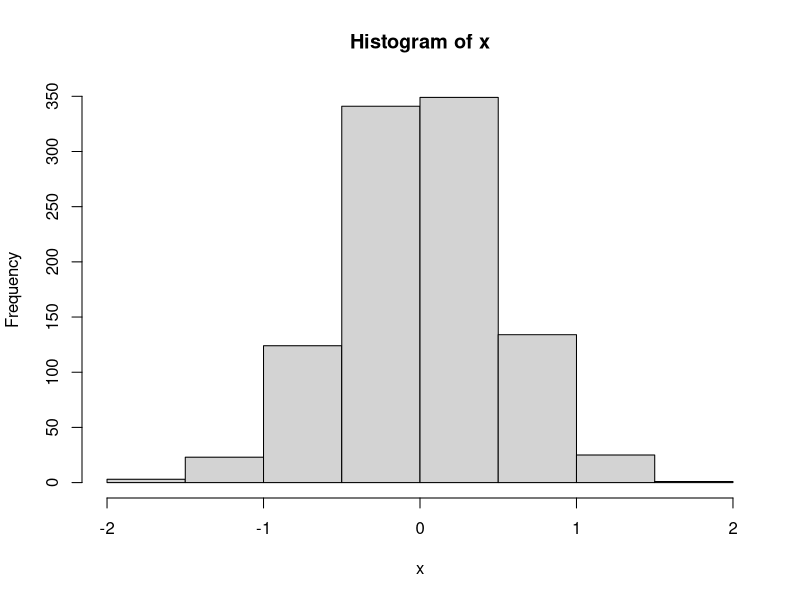
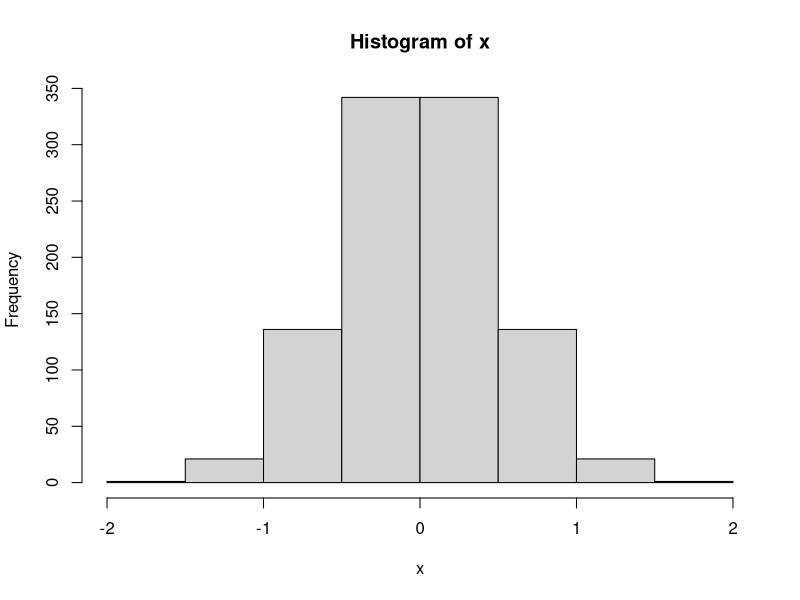
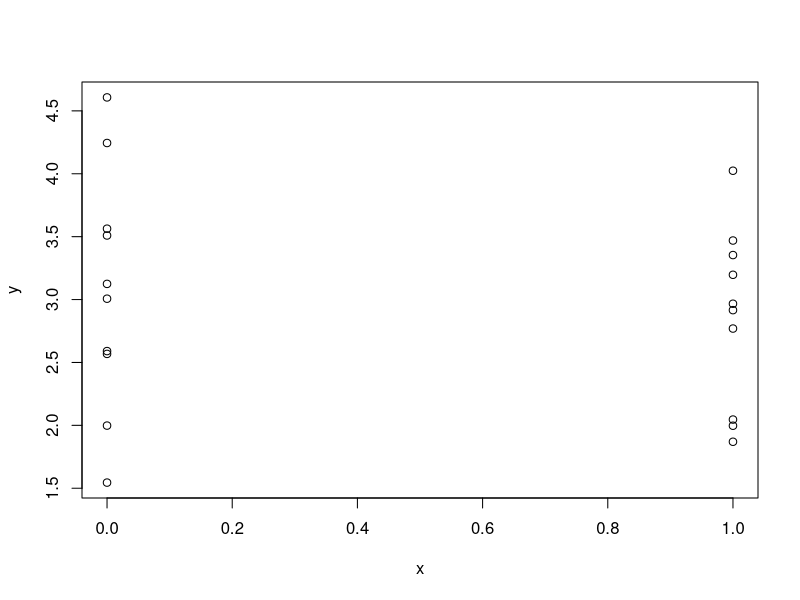
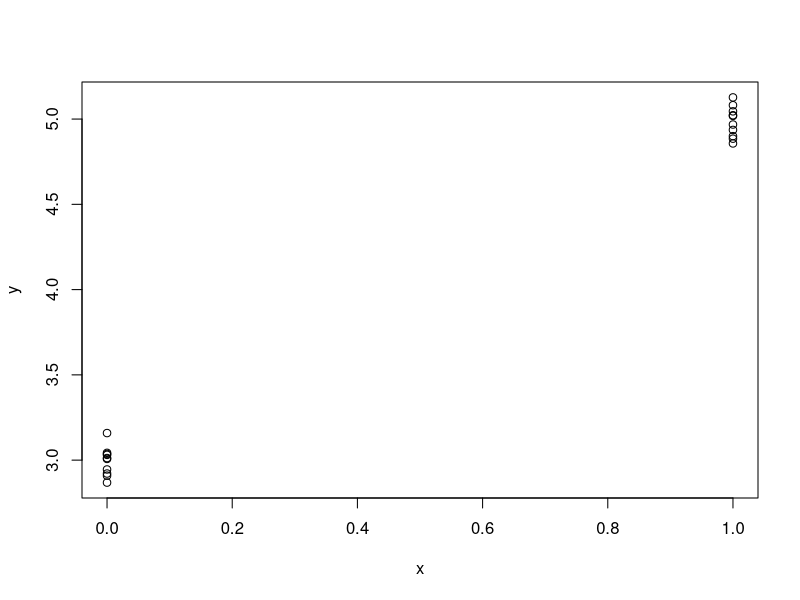
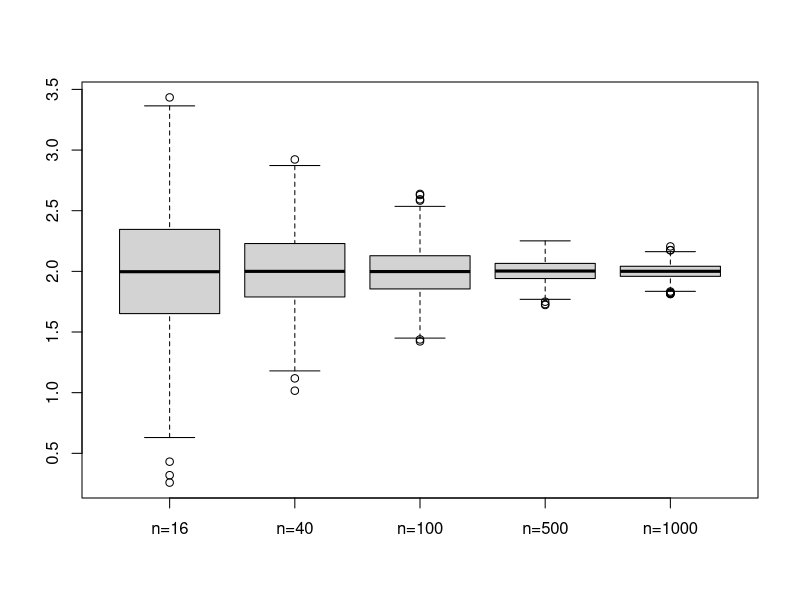
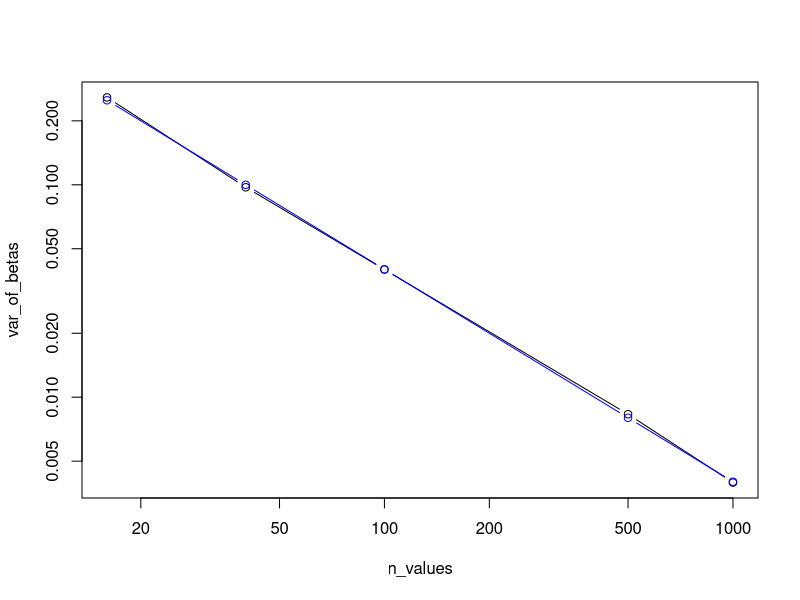
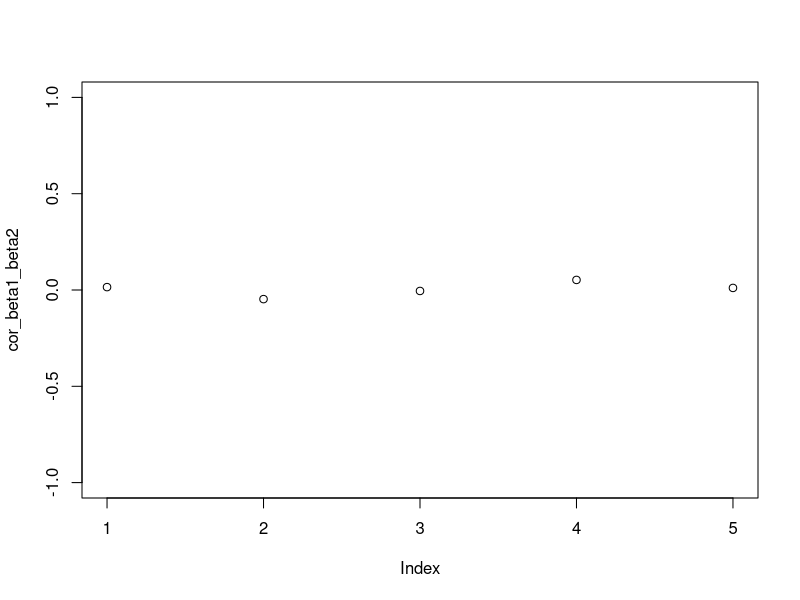
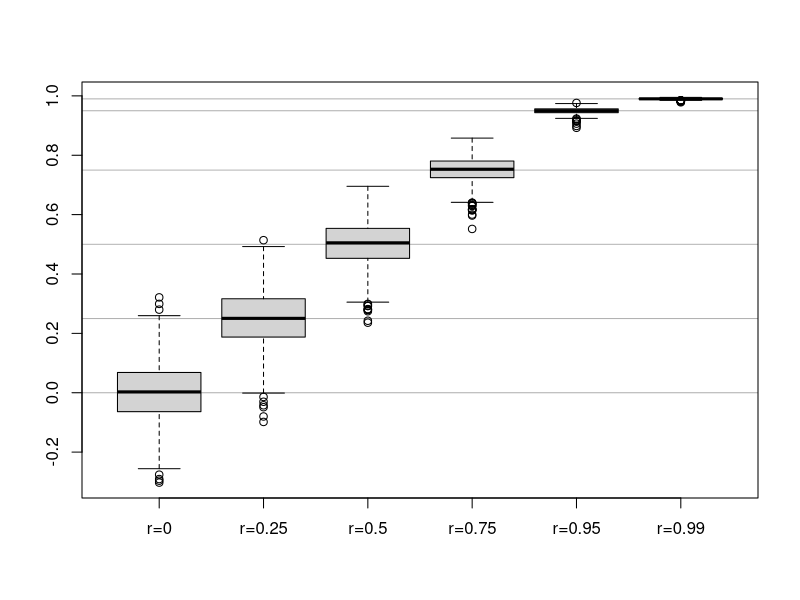

Generate these figures, in order, with R:
## ---- chunk 1
#| label: initialize
#| echo: FALSE
knitr::opts_chunk$set(echo = TRUE, fig.width=7, fig.height=5) 
## ---- chunk 2
set.seed(5)
n <- 1000
x <- rnorm(n, sd=0.5)
head(x)
hist(x)
var(x)
x <- qnorm(p=1:n/(n+1), sd=0.5)
head(x)
hist(x)
var(x)
x <- rep(0:1, length.out=n)
head(x)
var(x)
## ---- chunk 3
n <- 20
extra_sd <- 1
extra <- rnorm(n, sd=extra_sd)
a <- 3
x <- rep(0:1, each=n/2)
b <- 0
y <- a + b * x + extra
plot(x, y)
extra_sd <- 0.1
extra <- rnorm(n, sd=extra_sd)
b <- 2
y <- a + b * x + extra
plot(x, y)
## ---- chunk 4
x1 <- rnorm(n, sd=0.5)
x2 <- rnorm(n, sd=0.5)
X <- cbind(x1, x2)
extra_sd <- 1
extra <- rnorm(n, sd = extra_sd)
a <- 3
b <- c(2, 1)
y <- a + X %*% b + extra
# simpler, and equivalent:
X <- cbind(intercept=rep(1,n), x1, x2)
b <- c(3, 2, 1)
y <- X %*% b + extra 
## ---- chunk 5
set.seed(5)
# define a function to get estimates of beta:
simulate_estimating_betas <- \(n, nreps) {
  x1 <- rep(0:1, each=n/2)
  x2 <- rep(0:1, times=n/2)
  X <- cbind(intercept=rep(1,n), x1, x2)
  b <- c(3, 2, 1)
  extra_sd <- 1
  # precomputed objects:
  X_times_b <- X %*% b
  Xt_X_inv_Xt <- solve(t(X) %*% X) %*% t(X)
  replicate(nreps, {
    extra <- rnorm(n, sd = extra_sd)
    y <- X_times_b + extra
    b_hat <- Xt_X_inv_Xt %*% y
    as.vector(b_hat)
  })
}
## ---- chunk 6
set.seed(5)
n_values <- c(16, 40, 100, 500, 1000)
nreps <- 1000
est_betas <- lapply(
  n_values,
  simulate_estimating_betas,
  nreps=nreps
)
## ---- chunk 7
est_beta1 <- lapply(est_betas, \(b) b[2,])
names(est_beta1) <- paste0("n=", n_values)
boxplot(est_beta1)
## ---- chunk 8
(var_of_betas <- sapply(est_beta1, var))
plot(n_values, var_of_betas, type="b", log="xy")
# theoretical variance:
points(n_values, 4/n_values, type="b", col="blue")
## ---- chunk 9
cor_beta1_beta2 <- sapply(est_betas, \(b) cor(t(b))[2,3])
plot(cor_beta1_beta2, ylim=c(-1,1))
## ---- chunk 10
library(mvtnorm)
simulate_estimating_betas_corX <- \(rho, nreps, n = 100) {
  replicate(nreps, {
    X <- rmvnorm(n, 
      mean = c(0,0),
      sigma = cbind(c(1,rho),c(rho,1))
    )
    b <- c(2, 1)
    extra_sd <- 1
    X_times_b <- X %*% b
    Xt_X_inv <- solve(t(X) %*% X)
    extra <- rnorm(n, sd = extra_sd)
    y <- X_times_b + extra
    b_hat <- Xt_X_inv %*% t(X) %*% y
    c(cor(X)[1,2], as.vector(b_hat), Xt_X_inv[1,])
  })
}
## ---- chunk 11
set.seed(5)
rho_values <- c(0, .25, .5, .75, .95, .99)
nreps <- 1000
est_cor_and_betas <- lapply(
  rho_values,
  simulate_estimating_betas_corX,
  nreps=nreps
)
## ---- chunk 12
sample_cor <- lapply(est_cor_and_betas, \(x) x[1,])
names(sample_cor) <- paste0("r=", rho_values)
boxplot(sample_cor)
abline(h=rho_values, col=rgb(0,0,0,.3))
## ---- chunk 13
est_beta1 <- lapply(est_cor_and_betas, \(x) x[2,])
names(est_beta1) <- paste0("r=", rho_values)
boxplot(est_beta1)
## ---- chunk 14
var_beta1 <- sapply(est_cor_and_betas, \(x) var(x[2,]))
XtXinv_11 <- sapply(est_cor_and_betas, \(x) mean(x[4,]))
plot(rho_values, var_beta1)
points(rho_values, XtXinv_11, col="blue")
## ---- chunk 15
cor_beta1_beta2 <- sapply(est_cor_and_betas, \(x) cor(t(x))[2,3])
XtXinv_12 <- sapply(est_cor_and_betas, \(x) mean(x[5,]))
plot(rho_values, cor_beta1_beta2)
points(rho_values, XtXinv_12 / XtXinv_11, col="blue")
